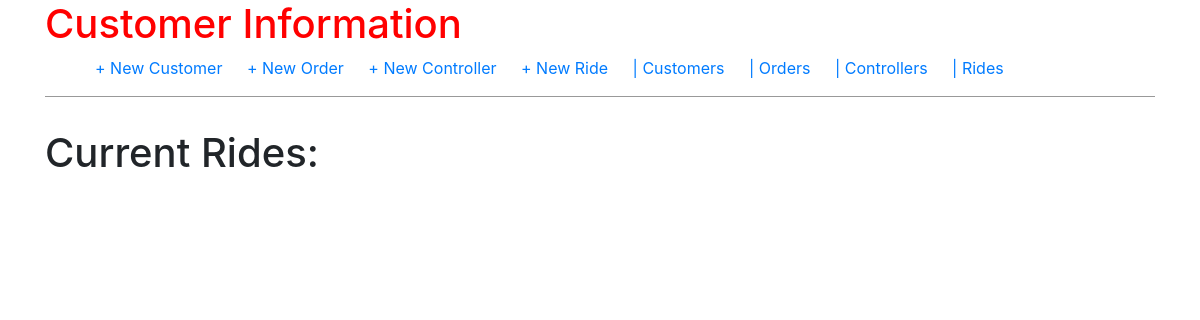
Before: /ride/list with the older database file.
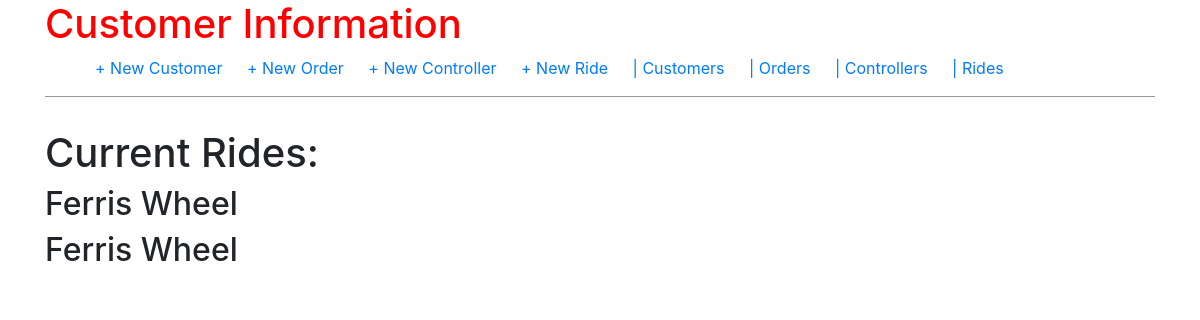
After: the same page with the newer database file.
### orders/models.py (models this page shows, shortened)
class Ride(models.Model):
    ride_name = models.CharField(max_length=100)

### orders/views.py (the view)
# urls.py: path('ride/list', views.RideListView.as_view(), name='ride_list'),
class RideListView(ListView):
    model = Ride
    template_name = 'ride_list.html'

### templates/ride_list.html
{% extends 'base.html' %}
{% block content %}
<h1>Current Rides: </h1>
{% for ride in object_list %}
<h2>{{ ride.ride_name }}</h2>
{% endfor %}
{% endblock content %}

Changed rows visible on the page:
added Ride: ride_name "Ferris Wheel"
added Ride: ride_name "Ferris Wheel"
